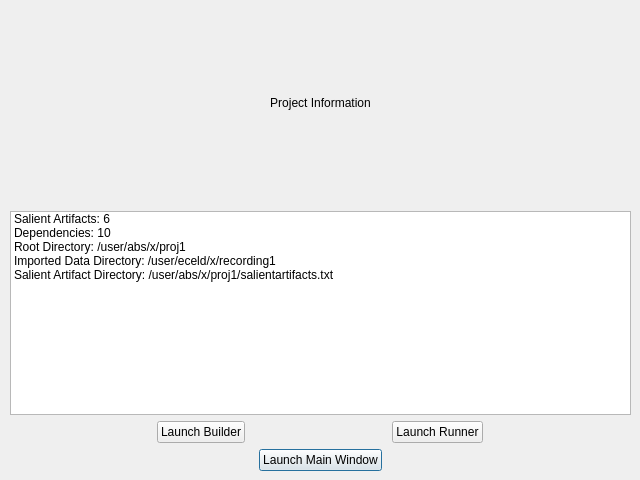
<?xml version="1.0" encoding="UTF-8"?>
<ui version="4.0">
 <class>Widget</class>
 <widget class="QWidget" name="Widget">
  <property name="geometry">
   <rect>
    <x>0</x>
    <y>0</y>
    <width>640</width>
    <height>480</height>
   </rect>
  </property>
  <property name="sizePolicy">
   <sizepolicy hsizetype="MinimumExpanding" vsizetype="MinimumExpanding">
    <horstretch>0</horstretch>
    <verstretch>0</verstretch>
   </sizepolicy>
  </property>
  <property name="minimumSize">
   <size>
    <width>640</width>
    <height>480</height>
   </size>
  </property>
  <property name="windowTitle">
   <string>Widget</string>
  </property>
  <widget class="QWidget" name="verticalLayoutWidget">
   <property name="geometry">
    <rect>
     <x>10</x>
     <y>0</y>
     <width>621</width>
     <height>471</height>
    </rect>
   </property>
   <layout class="QVBoxLayout" name="launcher_layout">
    <property name="sizeConstraint">
     <enum>QLayout::SetDefaultConstraint</enum>
    </property>
    <item>
     <layout class="QVBoxLayout" name="project_layout">
      <item>
       <widget class="QLabel" name="project_text">
        <property name="text">
         <string>Project Information</string>
        </property>
        <property name="textFormat">
         <enum>Qt::PlainText</enum>
        </property>
        <property name="alignment">
         <set>Qt::AlignCenter</set>
        </property>
       </widget>
      </item>
      <item>
       <widget class="QListWidget" name="project_info">
        <property name="sizePolicy">
         <sizepolicy hsizetype="Expanding" vsizetype="Preferred">
          <horstretch>0</horstretch>
          <verstretch>0</verstretch>
         </sizepolicy>
        </property>
        <property name="minimumSize">
         <size>
          <width>0</width>
          <height>0</height>
         </size>
        </property>
        <item>
         <property name="text">
          <string>Salient Artifacts: 6</string>
         </property>
        </item>
        <item>
         <property name="text">
          <string>Dependencies: 10</string>
         </property>
        </item>
        <item>
         <property name="text">
          <string>Root Directory: /user/abs/x/proj1</string>
         </property>
        </item>
        <item>
         <property name="text">
          <string>Imported Data Directory: /user/eceld/x/recording1</string>
         </property>
        </item>
        <item>
         <property name="text">
          <string>Salient Artifact Directory: /user/abs/x/proj1/salientartifacts.txt</string>
         </property>
        </item>
        <item>
         <property name="text">
          <string/>
         </property>
        </item>
       </widget>
      </item>
     </layout>
    </item>
    <item>
     <layout class="QGridLayout" name="component_layout" rowstretch="0" columnstretch="0,0">
      <property name="sizeConstraint">
       <enum>QLayout::SetMaximumSize</enum>
      </property>
      <property name="bottomMargin">
       <number>0</number>
      </property>
      <property name="spacing">
       <number>0</number>
      </property>
      <item row="0" column="1">
       <widget class="QPushButton" name="runner_button">
        <property name="sizePolicy">
         <sizepolicy hsizetype="Fixed" vsizetype="Fixed">
          <horstretch>0</horstretch>
          <verstretch>0</verstretch>
         </sizepolicy>
        </property>
        <property name="text">
         <string>Launch Runner</string>
        </property>
       </widget>
      </item>
      <item row="0" column="0">
       <widget class="QPushButton" name="builder_button">
        <property name="sizePolicy">
         <sizepolicy hsizetype="Fixed" vsizetype="Fixed">
          <horstretch>0</horstretch>
          <verstretch>0</verstretch>
         </sizepolicy>
        </property>
        <property name="text">
         <string>Launch Builder</string>
        </property>
       </widget>
      </item>
     </layout>
    </item>
    <item alignment="Qt::AlignHCenter">
     <widget class="QPushButton" name="launch_button">
      <property name="sizePolicy">
       <sizepolicy hsizetype="Fixed" vsizetype="Fixed">
        <horstretch>0</horstretch>
        <verstretch>0</verstretch>
       </sizepolicy>
      </property>
      <property name="text">
       <string>Launch Main Window</string>
      </property>
      <property name="default">
       <bool>true</bool>
      </property>
     </widget>
    </item>
   </layout>
  </widget>
 </widget>
 <resources/>
 <connections/>
</ui>
